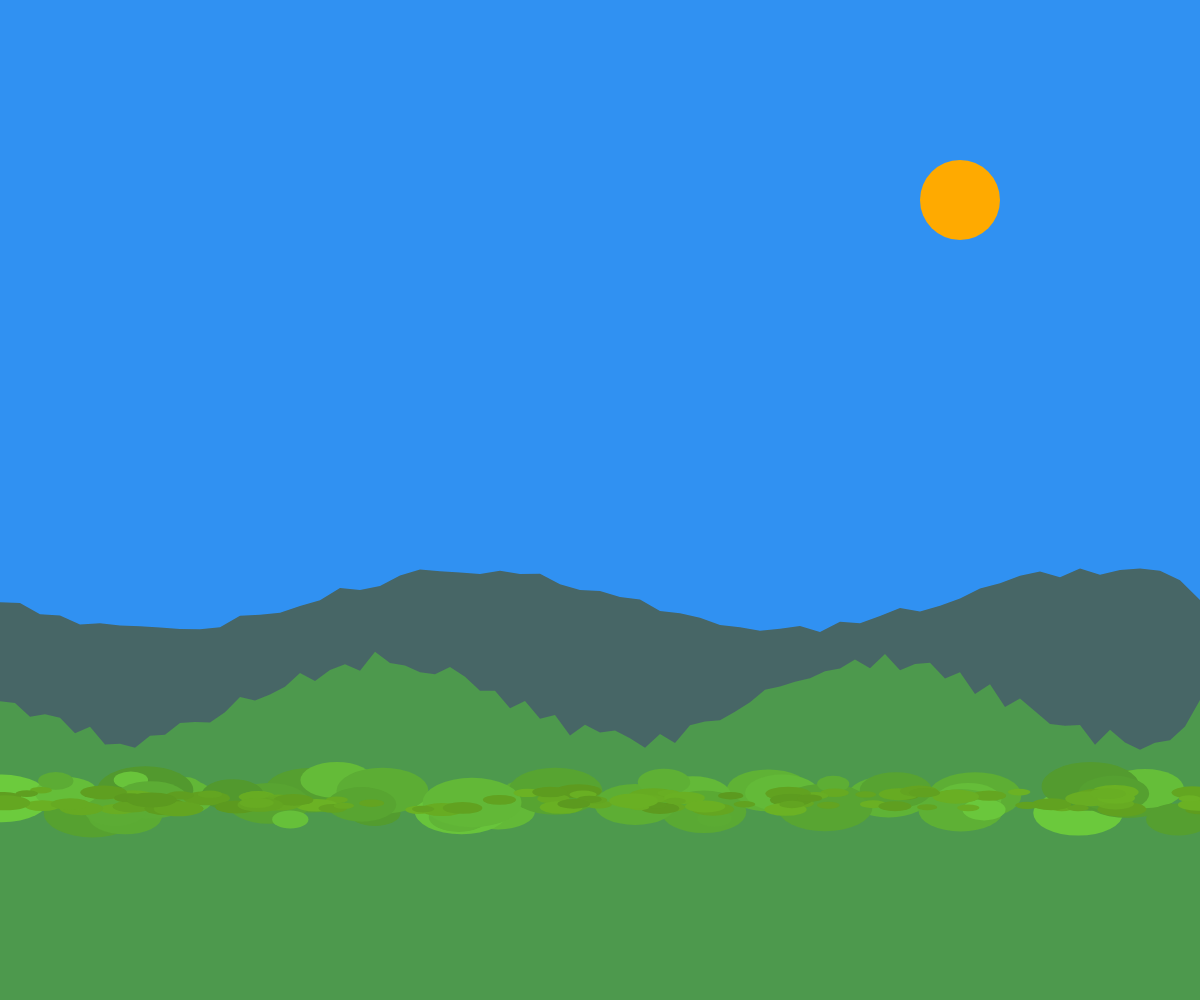
Frame 1 (no input)
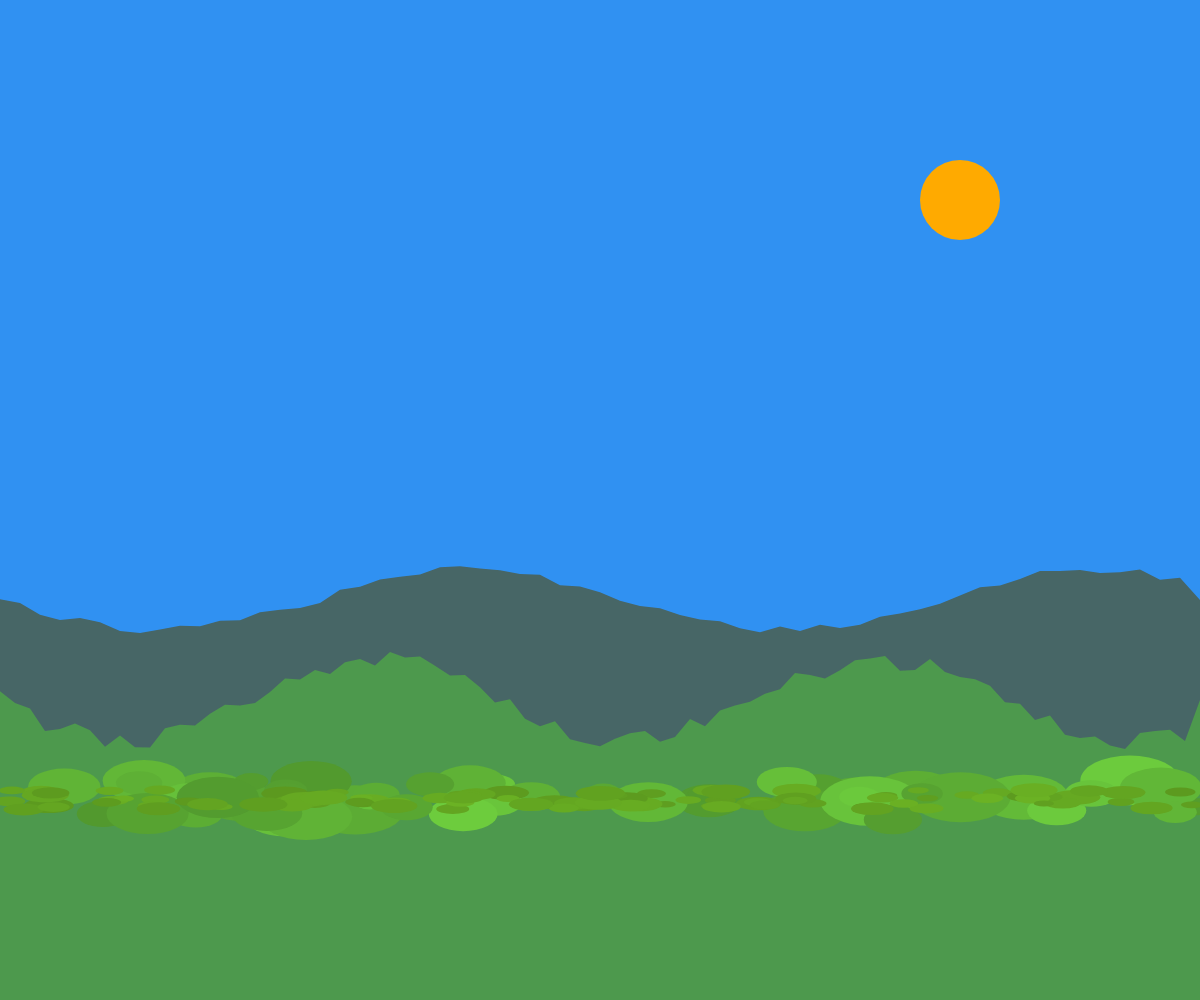
Frame 2 (the mouse pressed at the canvas centre, redrawn once)

The p5.js sketch that drew these frames (run headless with seeded random() and noise() and a simulated clock; the mouse was pressed at the canvas centre and the sketch redrawn once):

// p5.js sketch
// ── sketch.js
function setup() {
  createCanvas(windowWidth, windowHeight);
  colorMode(HSB, 360, 100, 100, 1);
  noLoop();
}

function draw() {
  // Sky background
  background(210, 80, 95);

  // Distant mountains (haze effect)
  fill(180, 30, 40);
  noStroke();
  beginShape();
  vertex(0, height * 0.6);
  for (let x = 0; x < width; x += 20) {
    let y = height * 0.6 + sin(x / 100) * 30 + random(-5, 5);
    vertex(x, y);
  }
  vertex(width, height * 0.6);
  vertex(width, height);
  vertex(0, height);
  endShape(CLOSE);

  // Midground hills
  fill(120, 50, 60);
  beginShape();
  vertex(0, height * 0.7);
  for (let x = 0; x < width; x += 15) {
    let y = height * 0.7 + sin(x / 80) * 40 + random(-10, 10);
    vertex(x, y);
  }
  vertex(width, height * 0.7);
  vertex(width, height);
  vertex(0, height);
  endShape(CLOSE);

  // Foreground grass patches
  for (let i = 0; i < 50; i++) {
    let x = random(width);
    let y = height * 0.8 + random(-20, 20);
    let size = random(30, 100);
    fill(100, 70, 60 + random(20));
    noStroke();
    ellipse(x, y, size, size * 0.5);
  }

  // Detailed foreground fields
  for (let i = 0; i < 100; i++) {
    let x = random(width);
    let y = height * 0.8 + random(-10, 10);
    let sz = random(20, 50);
    fill(90, 80, 60 + random(10));
    noStroke();
    ellipse(x, y, sz, sz * 0.3);
  }

  // Sun
  fill(40, 100, 100);
  noStroke();
  ellipse(width * 0.8, height * 0.2, 80, 80);
}

function windowResized() {
  resizeCanvas(windowWidth, windowHeight);
}
